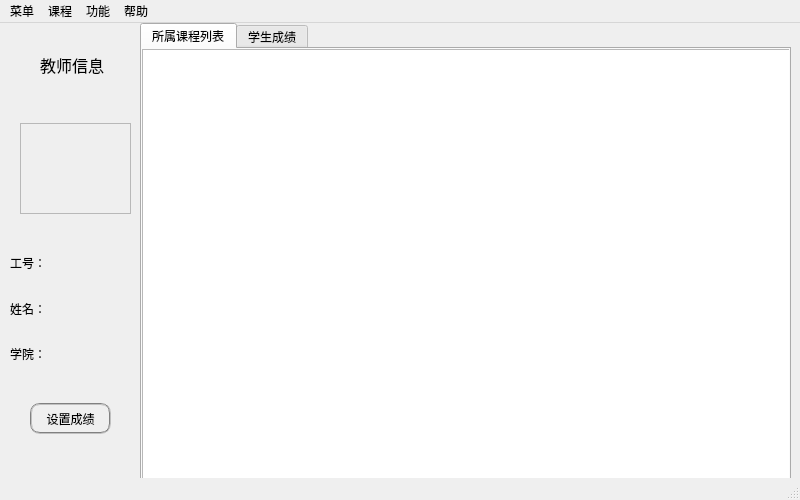
<?xml version="1.0" encoding="UTF-8"?>
<ui version="4.0">
 <class>MainWindow_teacher</class>
 <widget class="QMainWindow" name="MainWindow_teacher">
  <property name="geometry">
   <rect>
    <x>0</x>
    <y>0</y>
    <width>800</width>
    <height>500</height>
   </rect>
  </property>
  <property name="windowTitle">
   <string>教师用户</string>
  </property>
  <property name="styleSheet">
   <string notr="true">font: 25 10pt &quot;微软雅黑 Light&quot;;</string>
  </property>
  <widget class="QWidget" name="centralwidget">
   <widget class="QTabWidget" name="tabWidget_teacher">
    <property name="geometry">
     <rect>
      <x>140</x>
      <y>0</y>
      <width>651</width>
      <height>461</height>
     </rect>
    </property>
    <property name="styleSheet">
     <string notr="true">font: 25 10pt &quot;微软雅黑 Light&quot;;</string>
    </property>
    <property name="currentIndex">
     <number>0</number>
    </property>
    <widget class="QWidget" name="tab_course">
     <property name="sizePolicy">
      <sizepolicy hsizetype="Expanding" vsizetype="Expanding">
       <horstretch>0</horstretch>
       <verstretch>0</verstretch>
      </sizepolicy>
     </property>
     <attribute name="title">
      <string>所属课程列表</string>
     </attribute>
     <widget class="QTableView" name="tableView_course">
      <property name="geometry">
       <rect>
        <x>0</x>
        <y>0</y>
        <width>661</width>
        <height>461</height>
       </rect>
      </property>
      <property name="sizePolicy">
       <sizepolicy hsizetype="Fixed" vsizetype="Fixed">
        <horstretch>0</horstretch>
        <verstretch>0</verstretch>
       </sizepolicy>
      </property>
      <property name="editTriggers">
       <set>QAbstractItemView::NoEditTriggers</set>
      </property>
      <property name="selectionBehavior">
       <enum>QAbstractItemView::SelectRows</enum>
      </property>
      <attribute name="horizontalHeaderDefaultSectionSize">
       <number>105</number>
      </attribute>
      <attribute name="verticalHeaderVisible">
       <bool>false</bool>
      </attribute>
     </widget>
    </widget>
    <widget class="QWidget" name="tab_student_grade">
     <attribute name="title">
      <string>学生成绩</string>
     </attribute>
     <widget class="QComboBox" name="comboBox_course">
      <property name="geometry">
       <rect>
        <x>110</x>
        <y>30</y>
        <width>101</width>
        <height>22</height>
       </rect>
      </property>
     </widget>
     <widget class="QLabel" name="label_5">
      <property name="geometry">
       <rect>
        <x>30</x>
        <y>30</y>
        <width>71</width>
        <height>21</height>
       </rect>
      </property>
      <property name="text">
       <string>&lt;html&gt;&lt;head/&gt;&lt;body&gt;&lt;p&gt;&lt;span style=&quot; font-size:11pt;&quot;&gt;选择课程：&lt;/span&gt;&lt;/p&gt;&lt;/body&gt;&lt;/html&gt;</string>
      </property>
     </widget>
     <widget class="QTableView" name="tableView_student">
      <property name="geometry">
       <rect>
        <x>60</x>
        <y>120</y>
        <width>511</width>
        <height>211</height>
       </rect>
      </property>
      <attribute name="verticalHeaderVisible">
       <bool>false</bool>
      </attribute>
     </widget>
     <widget class="QWidget" name="gridLayoutWidget_2">
      <property name="geometry">
       <rect>
        <x>310</x>
        <y>20</y>
        <width>221</width>
        <height>88</height>
       </rect>
      </property>
      <layout class="QGridLayout" name="gridLayout_2">
       <item row="0" column="0">
        <widget class="QLabel" name="label_6">
         <property name="styleSheet">
          <string notr="true">font: 25 10pt &quot;微软雅黑 Light&quot;;</string>
         </property>
         <property name="text">
          <string>&lt;html&gt;&lt;head/&gt;&lt;body&gt;&lt;p&gt;&lt;span style=&quot; font-size:11pt;&quot;&gt;ID:&lt;/span&gt;&lt;/p&gt;&lt;/body&gt;&lt;/html&gt;</string>
         </property>
        </widget>
       </item>
       <item row="2" column="0">
        <widget class="QLabel" name="label_8">
         <property name="styleSheet">
          <string notr="true">font: 25 10pt &quot;微软雅黑 Light&quot;;</string>
         </property>
         <property name="text">
          <string>&lt;html&gt;&lt;head/&gt;&lt;body&gt;&lt;p&gt;&lt;span style=&quot; font-size:11pt;&quot;&gt;学分:&lt;/span&gt;&lt;/p&gt;&lt;/body&gt;&lt;/html&gt;</string>
         </property>
        </widget>
       </item>
       <item row="0" column="1">
        <widget class="QLabel" name="label_course_id">
         <property name="styleSheet">
          <string notr="true">font: 25 10pt &quot;微软雅黑 Light&quot;;</string>
         </property>
         <property name="text">
          <string>&lt;html&gt;&lt;head/&gt;&lt;body&gt;&lt;p&gt;&lt;br/&gt;&lt;/p&gt;&lt;/body&gt;&lt;/html&gt;</string>
         </property>
        </widget>
       </item>
       <item row="2" column="1">
        <widget class="QLabel" name="label_course_credit">
         <property name="styleSheet">
          <string notr="true">font: 25 10pt &quot;微软雅黑 Light&quot;;</string>
         </property>
         <property name="text">
          <string>&lt;html&gt;&lt;head/&gt;&lt;body&gt;&lt;p&gt;&lt;br/&gt;&lt;/p&gt;&lt;/body&gt;&lt;/html&gt;</string>
         </property>
        </widget>
       </item>
       <item row="0" column="2">
        <widget class="QLabel" name="label_7">
         <property name="styleSheet">
          <string notr="true">font: 25 10pt &quot;微软雅黑 Light&quot;;</string>
         </property>
         <property name="text">
          <string>&lt;html&gt;&lt;head/&gt;&lt;body&gt;&lt;p&gt;&lt;span style=&quot; font-size:11pt;&quot;&gt;名称:&lt;/span&gt;&lt;/p&gt;&lt;/body&gt;&lt;/html&gt;</string>
         </property>
        </widget>
       </item>
       <item row="0" column="3">
        <widget class="QLabel" name="label_course_name">
         <property name="styleSheet">
          <string notr="true">font: 25 10pt &quot;微软雅黑 Light&quot;;</string>
         </property>
         <property name="text">
          <string>&lt;html&gt;&lt;head/&gt;&lt;body&gt;&lt;p&gt;&lt;br/&gt;&lt;/p&gt;&lt;/body&gt;&lt;/html&gt;</string>
         </property>
        </widget>
       </item>
       <item row="2" column="2">
        <widget class="QLabel" name="label_9">
         <property name="styleSheet">
          <string notr="true">font: 25 10pt &quot;微软雅黑 Light&quot;;</string>
         </property>
         <property name="text">
          <string>&lt;html&gt;&lt;head/&gt;&lt;body&gt;&lt;p&gt;&lt;span style=&quot; font-size:11pt;&quot;&gt;类型:&lt;/span&gt;&lt;/p&gt;&lt;/body&gt;&lt;/html&gt;</string>
         </property>
        </widget>
       </item>
       <item row="2" column="3">
        <widget class="QLabel" name="label_course_type">
         <property name="styleSheet">
          <string notr="true">font: 25 10pt &quot;微软雅黑 Light&quot;;</string>
         </property>
         <property name="text">
          <string>&lt;html&gt;&lt;head/&gt;&lt;body&gt;&lt;p&gt;&lt;br/&gt;&lt;/p&gt;&lt;/body&gt;&lt;/html&gt;</string>
         </property>
        </widget>
       </item>
      </layout>
     </widget>
     <widget class="QPushButton" name="confirm_btn">
      <property name="geometry">
       <rect>
        <x>380</x>
        <y>360</y>
        <width>81</width>
        <height>31</height>
       </rect>
      </property>
      <property name="styleSheet">
       <string notr="true">font: 25 10pt &quot;微软雅黑 Light&quot;;
border:2px groove gray;border-radius:10px;padding:2px 4px;</string>
      </property>
      <property name="text">
       <string>确认修改</string>
      </property>
     </widget>
     <widget class="QPushButton" name="cancel_btn">
      <property name="geometry">
       <rect>
        <x>480</x>
        <y>360</y>
        <width>81</width>
        <height>31</height>
       </rect>
      </property>
      <property name="styleSheet">
       <string notr="true">font: 25 10pt &quot;微软雅黑 Light&quot;;
border:2px groove gray;border-radius:10px;padding:2px 4px;</string>
      </property>
      <property name="text">
       <string>取消修改</string>
      </property>
     </widget>
    </widget>
   </widget>
   <widget class="QLabel" name="label">
    <property name="geometry">
     <rect>
      <x>40</x>
      <y>30</y>
      <width>71</width>
      <height>21</height>
     </rect>
    </property>
    <property name="styleSheet">
     <string notr="true">font: 25 11pt &quot;微软雅黑 Light&quot;;</string>
    </property>
    <property name="text">
     <string>&lt;html&gt;&lt;head/&gt;&lt;body&gt;&lt;p&gt;&lt;span style=&quot; font-size:12pt;&quot;&gt;教师信息&lt;/span&gt;&lt;/p&gt;&lt;/body&gt;&lt;/html&gt;</string>
    </property>
   </widget>
   <widget class="QWidget" name="gridLayoutWidget">
    <property name="geometry">
     <rect>
      <x>10</x>
      <y>220</y>
      <width>131</width>
      <height>151</height>
     </rect>
    </property>
    <layout class="QGridLayout" name="gridLayout">
     <item row="3" column="0">
      <spacer name="horizontalSpacer">
       <property name="orientation">
        <enum>Qt::Horizontal</enum>
       </property>
       <property name="sizeHint" stdset="0">
        <size>
         <width>40</width>
         <height>20</height>
        </size>
       </property>
      </spacer>
     </item>
     <item row="3" column="2">
      <spacer name="horizontalSpacer_2">
       <property name="orientation">
        <enum>Qt::Horizontal</enum>
       </property>
       <property name="sizeHint" stdset="0">
        <size>
         <width>40</width>
         <height>20</height>
        </size>
       </property>
      </spacer>
     </item>
     <item row="1" column="0">
      <widget class="QLabel" name="label_3">
       <property name="styleSheet">
        <string notr="true">font: 25 11pt &quot;微软雅黑 Light&quot;;</string>
       </property>
       <property name="text">
        <string>姓名：</string>
       </property>
      </widget>
     </item>
     <item row="2" column="0">
      <widget class="QLabel" name="label_4">
       <property name="styleSheet">
        <string notr="true">font: 25 11pt &quot;微软雅黑 Light&quot;;</string>
       </property>
       <property name="text">
        <string>学院：</string>
       </property>
      </widget>
     </item>
     <item row="0" column="0">
      <widget class="QLabel" name="label_2">
       <property name="styleSheet">
        <string notr="true">font: 25 11pt &quot;微软雅黑 Light&quot;;</string>
       </property>
       <property name="text">
        <string>工号：</string>
       </property>
      </widget>
     </item>
     <item row="3" column="1">
      <spacer name="horizontalSpacer_3">
       <property name="orientation">
        <enum>Qt::Horizontal</enum>
       </property>
       <property name="sizeHint" stdset="0">
        <size>
         <width>40</width>
         <height>20</height>
        </size>
       </property>
      </spacer>
     </item>
     <item row="2" column="1" colspan="2">
      <widget class="QLabel" name="label_institude">
       <property name="styleSheet">
        <string notr="true">font: 25 11pt &quot;微软雅黑 Light&quot;;</string>
       </property>
       <property name="text">
        <string/>
       </property>
      </widget>
     </item>
     <item row="1" column="1" colspan="2">
      <widget class="QLabel" name="label_name">
       <property name="styleSheet">
        <string notr="true">font: 25 11pt &quot;微软雅黑 Light&quot;;</string>
       </property>
       <property name="text">
        <string/>
       </property>
      </widget>
     </item>
     <item row="0" column="1" colspan="2">
      <widget class="QLabel" name="label_id">
       <property name="styleSheet">
        <string notr="true">font: 25 11pt &quot;微软雅黑 Light&quot;;</string>
       </property>
       <property name="text">
        <string/>
       </property>
      </widget>
     </item>
    </layout>
   </widget>
   <widget class="QPushButton" name="set_grade_btn">
    <property name="geometry">
     <rect>
      <x>30</x>
      <y>380</y>
      <width>81</width>
      <height>31</height>
     </rect>
    </property>
    <property name="styleSheet">
     <string notr="true">border:2px groove gray;border-radius:10px;padding:2px 4px;</string>
    </property>
    <property name="text">
     <string>设置成绩</string>
    </property>
   </widget>
   <widget class="QFrame" name="frame">
    <property name="geometry">
     <rect>
      <x>20</x>
      <y>100</y>
      <width>111</width>
      <height>91</height>
     </rect>
    </property>
    <property name="styleSheet">
     <string notr="true">image: url(:/image/photo.png);</string>
    </property>
    <property name="frameShape">
     <enum>QFrame::StyledPanel</enum>
    </property>
    <property name="frameShadow">
     <enum>QFrame::Raised</enum>
    </property>
   </widget>
  </widget>
  <widget class="QMenuBar" name="menubar">
   <property name="geometry">
    <rect>
     <x>0</x>
     <y>0</y>
     <width>800</width>
     <height>25</height>
    </rect>
   </property>
   <widget class="QMenu" name="menu">
    <property name="title">
     <string>菜单</string>
    </property>
    <addaction name="action_login"/>
    <addaction name="action_quit"/>
   </widget>
   <widget class="QMenu" name="menu_2">
    <property name="title">
     <string>课程</string>
    </property>
    <addaction name="action_course"/>
   </widget>
   <widget class="QMenu" name="menu_3">
    <property name="title">
     <string>功能</string>
    </property>
    <addaction name="action_password"/>
    <addaction name="action_set_grade"/>
   </widget>
   <widget class="QMenu" name="menu_4">
    <property name="title">
     <string>帮助</string>
    </property>
    <addaction name="action_about"/>
    <addaction name="action_help"/>
   </widget>
   <addaction name="menu"/>
   <addaction name="menu_2"/>
   <addaction name="menu_3"/>
   <addaction name="menu_4"/>
  </widget>
  <widget class="QStatusBar" name="statusbar"/>
  <action name="action_login">
   <property name="text">
    <string>重新登录</string>
   </property>
  </action>
  <action name="action_quit">
   <property name="text">
    <string>退出</string>
   </property>
  </action>
  <action name="action_course">
   <property name="text">
    <string>查看课程</string>
   </property>
  </action>
  <action name="action_course_e">
   <property name="text">
    <string>查看选修课程</string>
   </property>
  </action>
  <action name="action_password">
   <property name="text">
    <string>修改密码</string>
   </property>
  </action>
  <action name="action_about">
   <property name="text">
    <string>关于</string>
   </property>
  </action>
  <action name="action_help">
   <property name="text">
    <string>帮助文档</string>
   </property>
  </action>
  <action name="action">
   <property name="text">
    <string>查看选课列表</string>
   </property>
  </action>
  <action name="action_set_grade">
   <property name="text">
    <string>设置学生成绩</string>
   </property>
  </action>
 </widget>
 <resources/>
 <connections/>
</ui>
